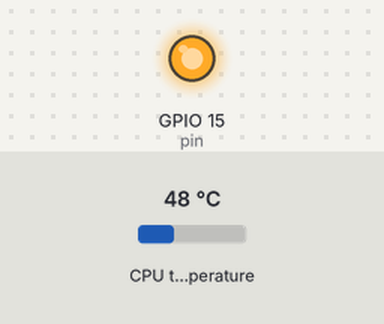
Bench run of a program on a simulated Raspberry Pi (BCM pin numbers). Parts: output pins drawn as LEDs (lit = HIGH). The test bench sets the inputs (shaded band); at power-on: CPU temperature 48 °C.

Above: at 1.2 s.
1.3 s: CPU temperature set to 44 °C
At 11.2 s:
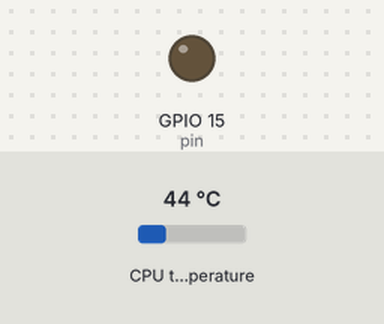
11.5 s: CPU temperature set to 58 °C
At 20.8 s:
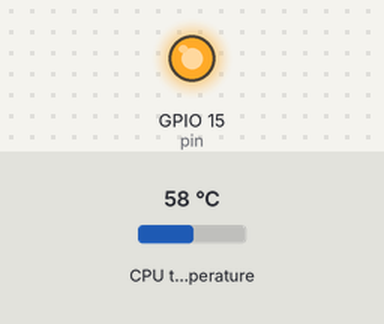
21.5 s: CPU temperature set to 31 °C
At 31.3 s:
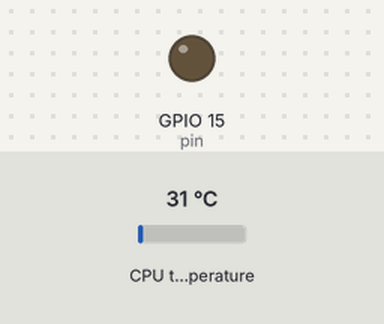
Timing chart, 0 to 32.8 s (numbered marks = the images above; inputs shaded):
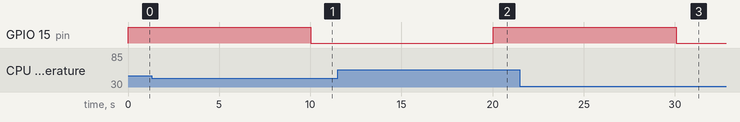

The program:

cpufan.py
```python
#!/usr/bin/env python3
# Author: Edoardo Paolo Scalafiotti <edoardo849@gmail.com>
# Use with a PNP transistor like the P2222A
# Add line in /etc/rc.local to execute file on boot.

import os
from time import sleep
import RPi.GPIO as GPIO

pin = 15 # The pin ID, edit here to change it
maxTMP = 45 # The maximum temperature in Celsius after which we trigger the fan


def setup():
    GPIO.setmode(GPIO.BCM)
    GPIO.setup(pin, GPIO.OUT)
    GPIO.setwarnings(False)
    return()


def getCPUtemperature():
    res = os.popen('vcgencmd measure_temp').readline()
    temp =(res.replace("temp=","").replace("'C\n",""))
    #print("temp is {0}".format(temp)) #Uncomment here for testing
    return temp


def fanON():
    setPin(True)
    return()


def fanOFF():
    setPin(False)
    return()


def getTEMP():
    CPU_temp = float(getCPUtemperature())
    if CPU_temp>maxTMP:
        fanON()
    else:
        fanOFF()
    return()


def setPin(mode): # A little redundant function but useful if you want to add logging
    GPIO.output(pin, mode)
    return()


try:
    setup()
    while True:
        getTEMP()
        sleep(10)  # Read the temperature every 10 sec, increase or decrease this limit if you want
except KeyboardInterrupt: # trap a CTRL+C keyboard interrupt
    GPIO.cleanup() # resets all GPIO ports used by this program
```

Measured:
- the behaviour switches between 46 and 45 °C on CPU temperature (found by bisection; images 0 and 1)
- after the input at 1.3 s, GPIO 15 (pin): HIGH → LOW after 8.7 s
- after the input at 11.5 s, GPIO 15 (pin): LOW → HIGH after 8.5 s
- after the input at 21.5 s, GPIO 15 (pin): HIGH → LOW after 8.6 s
